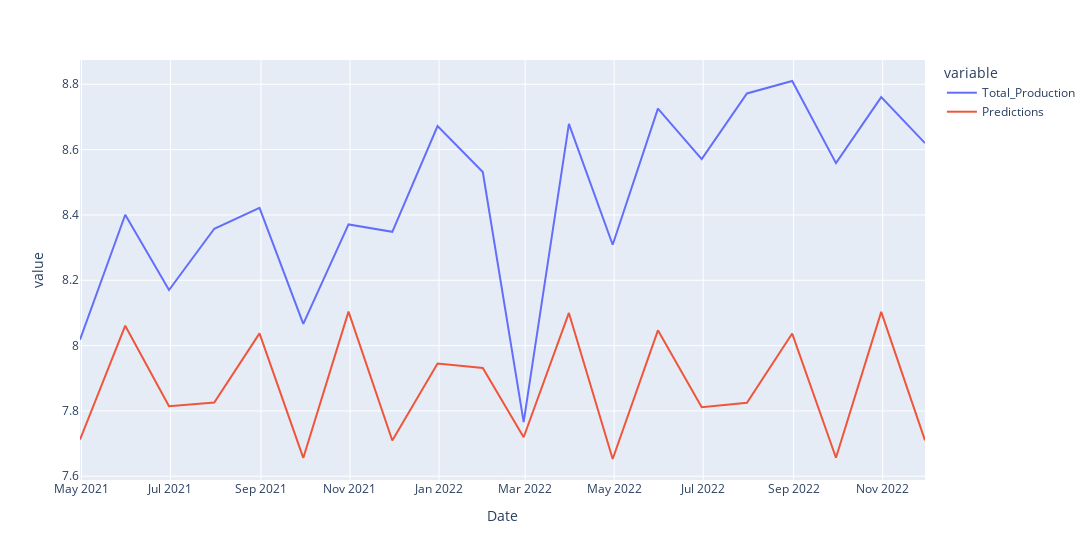

This figure's notebook cell:
### Code cell
fig = px.line(test['Total_Production'], width=1500)
fig.add_scatter(x=test.index, y=pred_arima, name='Predictions')
fig.show()

### Figure 1 — Plotly figure (JSON) as saved in the notebook; plotly's stock layout.template omitted (floating-point values rounded to 4 significant figures)
{"data": [{"hovertemplate": "variable=Total_Production<br>Date=%{x}<br>value=%{y}<extra></extra>", "legendgroup": "Total_Production", "line": {"color": "#636efa", "dash": "solid"}, "marker": {"symbol": "circle"}, "mode": "lines", "name": "Total_Production", "orientation": "v", "showlegend": true, "type": "scatter", "x": ["2021-04-30T00:00:00", "2021-05-31T00:00:00", "2021-06-30T00:00:00", "2021-07-31T00:00:00", "2021-08-31T00:00:00", "2021-09-30T00:00:00", "2021-10-31T00:00:00", "2021-11-30T00:00:00", "2021-12-31T00:00:00", "2022-01-31T00:00:00", "2022-02-28T00:00:00", "2022-03-31T00:00:00", "2022-04-30T00:00:00", "2022-05-31T00:00:00", "2022-06-30T00:00:00", "2022-07-31T00:00:00", "2022-08-31T00:00:00", "2022-09-30T00:00:00", "2022-10-31T00:00:00", "2022-11-30T00:00:00"], "xaxis": "x", "y": [8.018, 8.401, 8.17, 8.358, 8.421, 8.067, 8.371, 8.348, 8.672, 8.531, 7.766, 8.679, 8.309, 8.725, 8.571, 8.772, 8.81, 8.559, 8.761, 8.62], "yaxis": "y"}, {"name": "Predictions", "type": "scatter", "x": ["2021-04-30T00:00:00", "2021-05-31T00:00:00", "2021-06-30T00:00:00", "2021-07-31T00:00:00", "2021-08-31T00:00:00", "2021-09-30T00:00:00", "2021-10-31T00:00:00", "2021-11-30T00:00:00", "2021-12-31T00:00:00", "2022-01-31T00:00:00", "2022-02-28T00:00:00", "2022-03-31T00:00:00", "2022-04-30T00:00:00", "2022-05-31T00:00:00", "2022-06-30T00:00:00", "2022-07-31T00:00:00", "2022-08-31T00:00:00", "2022-09-30T00:00:00", "2022-10-31T00:00:00", "2022-11-30T00:00:00"], "y": [7.712, 8.061, 7.814, 7.826, 8.037, 7.656, 8.104, 7.709, 7.945, 7.931, 7.719, 8.1, 7.653, 8.047, 7.812, 7.825, 8.037, 7.657, 8.103, 7.71]}], "layout": {"legend": {"title": {"text": "variable"}, "tracegroupgap": 0}, "margin": {"t": 60}, "width": 1500, "xaxis": {"anchor": "y", "domain": [0, 1], "title": {"text": "Date"}}, "yaxis": {"anchor": "x", "domain": [0, 1], "title": {"text": "value"}}}}
